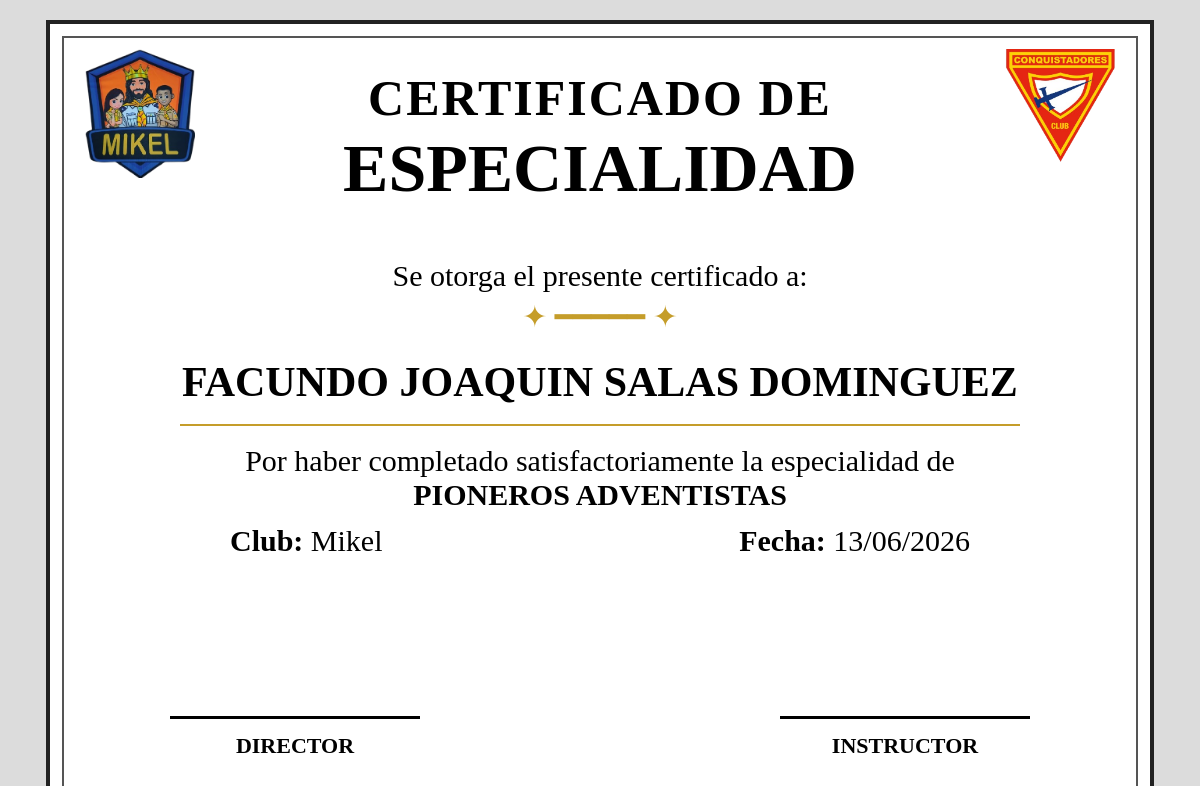
/certificados/especialidades/ver.php, run on the app's committed database.
### tables this page shows
CREATE TABLE `certificados_especialidades` (
  `id` int(11) NOT NULL,
  `nombre` varchar(255) DEFAULT NULL,
  `especialidad` varchar(255) DEFAULT NULL,
  `fecha` date DEFAULT NULL,
  `logo_club` varchar(255) DEFAULT NULL,
  `logo_conquistadores` varchar(255) DEFAULT NULL,
  `fecha_registro` timestamp NOT NULL DEFAULT current_timestamp() ON UPDATE current_timestamp()
);

### certificados/especialidades/ver.php (the view, shortened to what this page needs)
<?php
include '../conexion.php';
$id = $_GET['id'];
$sql = "SELECT * FROM certificados_especialidades
WHERE id='$id'";
$resultado = mysqli_query($conn,$sql);
$fila = mysqli_fetch_assoc($resultado);
$fecha = date("d/m/Y", strtotime($fila['fecha']));
?>
<!DOCTYPE html>
<html lang="es">
<head>
</head>
<body>
<div class="certificado">
    <img class="logoClub"
    src="../logos/<?php echo $fila['logo_club']; ?>">
    <img class="logoConquistadores"
    src="../logos/<?php echo $fila['logo_conquistadores']; ?>">
    <div class="titulo1">
        CERTIFICADO DE
    </div>
    <div class="titulo2">
        ESPECIALIDAD
    </div>
    <div class="texto1">
        Se otorga el presente certificado a:
    </div>
    <div class="decoracion1">
        ✦ ━━━━━ ✦
    </div>
    <div class="nombre">
        <?php echo $fila['nombre']; ?>
    </div>
    <div class="lineaNombre"></div>
    <div class="descripcion">
        Por haber completado satisfactoriamente
        la especialidad de
        <br>
        <b><?php echo $fila['especialidad']; ?></b>
    </div>
    <div class="club">
        <b>Club:</b> Mikel
    </div>
    <div class="fecha">
        <b>Fecha:</b> <?php echo $fecha; ?>
    </div>
    <div class="lineaFirma1"></div>
    <div class="lineaFirma2"></div>
    <div class="director">
        DIRECTOR
    </div>
    <div class="instructor">
        INSTRUCTOR
    </div>
</div>
</body>
</html>

### certificados/especialidades/ver.php (style rules this page uses)
body { margin:0; padding:20px; background:#dcdcdc; display:flex; justify-content:center; }
.certificado { position:relative; width:1100px; height:780px; background:white; border:4px solid #222; }
.certificado::before { content:""; position:absolute; top:12px; left:12px; right:12px; bottom:12px; border:2px solid #555; }
.logoClub { position:absolute; top:25px; left:35px; width:110px; }
.logoConquistadores { position:absolute; top:25px; right:35px; width:110px; }
.titulo1 { position:absolute; top:45px; width:100%; text-align:center; font-size:50px; font-weight:bold; letter-spacing:2px; }
.titulo2 { position:absolute; top:105px; width:100%; text-align:center; font-size:68px; font-weight:bold; }
.texto1 { position:absolute; top:235px; width:100%; text-align:center; font-size:30px; }
.decoracion1 { position:absolute; top:275px; width:100%; text-align:center; font-size:30px; color:#c59d2a; }
.nombre { position:absolute; top:335px; width:100%; text-align:center; font-size:42px; font-weight:bold; line-height:1.1; }
.lineaNombre { position:absolute; top:400px; left:130px; width:840px; border-bottom:2px solid #c59d2a; }
.descripcion { position:absolute; top:420px; width:100%; text-align:center; font-size:30px; }
.club { position:absolute; top:500px; left:180px; font-size:30px; }
.fecha { position:absolute; top:500px; right:180px; font-size:30px; }
.lineaFirma1 { position:absolute; bottom:85px; left:120px; width:250px; border-bottom:3px solid black; }
.lineaFirma2 { position:absolute; bottom:85px; right:120px; width:250px; border-bottom:3px solid black; }
.director { position:absolute; top: 4 px; bottom:45px; left:150px; width:190px; text-align:center; font-size:22px; font-weight:bold; }
.instructor { position:absolute; bottom:45px; right:150px; width:190px; text-align:center; font-size:22px; font-weight:bold; }

### data on the page
certificados_especialidades: logo_club (picture), logo_conquistadores (picture), nombre "FACUNDO JOAQUIN SALAS DOMINGUEZ", especialidad "PIONEROS ADVENTISTAS", fecha "13/06/2026"
